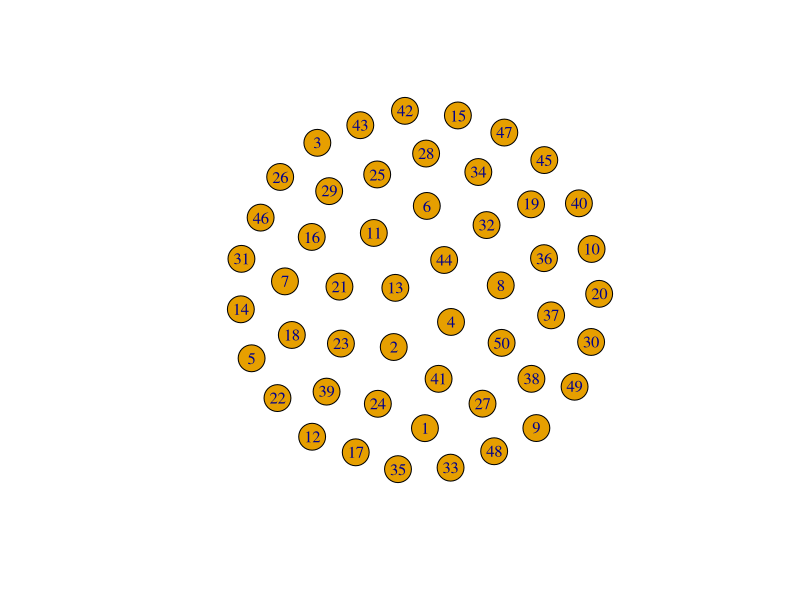
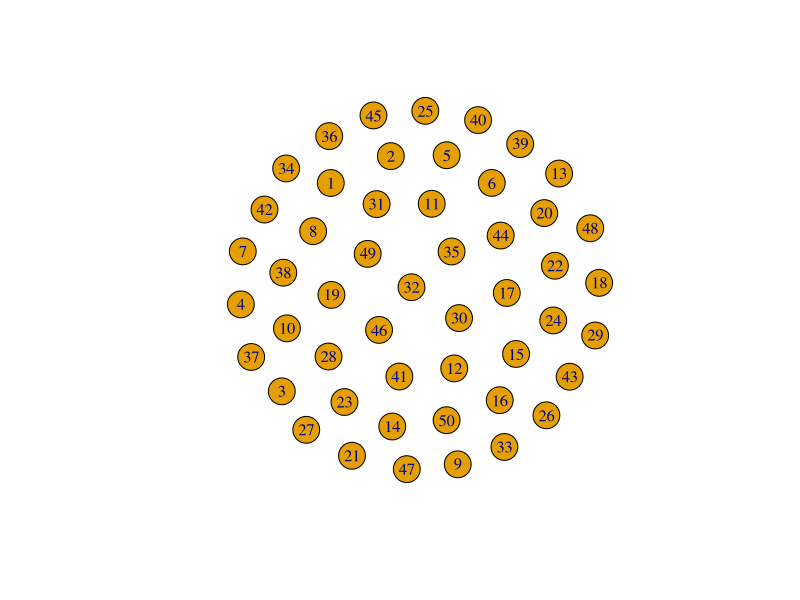

The R source for these figures, in order:
library(igraph)


# First function called, should create the network
createGraph = function(nodes = 10){
  eg = make_empty_graph(nodes)
  set_vertex_attr(eg, "name", 1, "Trishul Nagenalli")
  plot(eg)
  return(eg)
}

# Sets a node to be "known" and changes the fill color
becomeKnown = function(g,nodeIndex){
  print("Into becomeKnown")
  set_vertex_attr(g,"known",nodeIndex,TRUE)
  set_vertex_attr(g,"color", nodeIndex,"blue")
  return(g)
}

# Plots graphs as we wish
plotGraph = function (g){
  plot(g, edge.arrow.size=.5, vertex.label.color="black", vertex.label.dist=1.5,
       vertex.color="pink" ) 
}
  

graphObj = createGraph(50)
plot(graphObj)